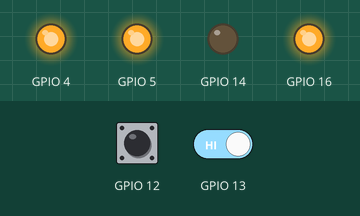
Simulated run of this program. Board: ESP8266 board running MicroPython. Parts: output pins drawn as LEDs (lit = HIGH). The test bench sets the inputs (shaded band); at power-on: GPIO 12 HIGH, GPIO 13 HIGH. The clock reads 2024-03-15 10:24:30 at power-on unless the program sets it; what the program prints to the serial console is not drawn.

Above: at 10.4 s.
10.5 s: GPIO 12 pulled LOW for 3.2 s
At 14.4 s:
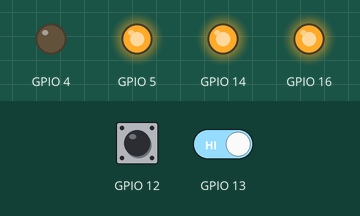
At 19.4 s:
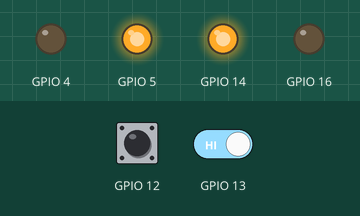
19.5 s: GPIO 12 driven LOW and GPIO 13 driven LOW
At 32.9 s:
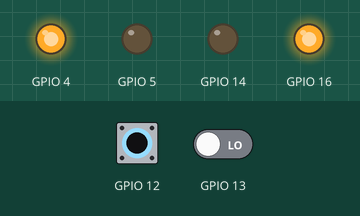
Timing chart, 0 to 39.5 s (numbered marks = the images above; inputs shaded):
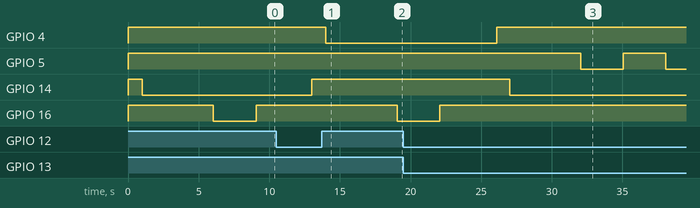

The program:

auto_switch.py
```python
from machine import Pin
import time

# NodeMCU Pinout Mapping
D0 = 16 # Gen start relay
D1 = 5 # Gen stop relay
D2 = 4 # Gen switch relay
D5 = 14 # Mains switch relay

D6 = 12 # Gen on / off signal
D7 = 13 # Mains on / off signal

class Console:
    i = 0

    @property
    def idx(self):
        self.i = 0 if self.i == 9 else self.i+1
        return self.i

    def log(self):
        msg = ""
        msg += "| I = {} | ".format(self.idx)
        msg += "| M = {} | ".format("ON" if mains.isactive else "OFF")
        msg += "G = {} | ".format("ON" if gen.isactive else "OFF")
        msg += "G_START = {} | ".format("ON" if self.ison(gen.start_pin) else "OFF")
        msg += "G_STOP = {} | ".format("ON" if self.ison(gen.stop_pin) else "OFF")
        msg += "G_SWITCH = {} | ".format("ON" if self.ison(gen.activate_pin) else "OFF")
        msg += "M_SWITCH = {} | ".format("ON" if self.ison(mains.activate_pin) else "OFF")
        print(msg, end="\r")

    def sleep(self, t=0, delay=0.09):
        # utility function to update console, while sleeping
        st = time.time()
        while (time.time() - st ) < t:
            self.log()
            time.sleep(delay if t > delay else t)

    def toggle(self, a, b):
        a.deactivate()
        self.sleep(0.3)
        b.activate()

    def off(self, pin):
        # it's a bug, board returns opposite values
        pin.on()

    def on(self, pin):
        # it's a bug, board returns opposite values
        pin.off()

    def ison(self, pin):
        # it's a bug, board returns opposite values
        return (not bool(pin.value()))

    def observe(self, source, t=1):
        self.sleep(t)
        if source.isactive:
            return True
        return False

class Generator(Console):
    def __init__(self, input_pin=D6, activate_pin=D2, start_pin=D0, stop_pin=D1):
        self.input_pin = Pin(input_pin, Pin.IN, Pin.PULL_UP)
        self.activate_pin = Pin(activate_pin, Pin.OUT)
        self.start_pin = Pin(start_pin, Pin.OUT)
        self.stop_pin = Pin(stop_pin, Pin.OUT)

        # set configuration to off by default
        self.off(self.activate_pin)
        self.off(self.start_pin)
        self.off(self.stop_pin)

        self.retry = 3
        self.start_failed = 0
        self.stop_failed = 0
        self.sleep_time = 3 #sec

    @property
    def isactive(self):
        return self.ison(self.input_pin)

    def activate(self):
        self.on(self.activate_pin)

    def deactivate(self):
        self.off(self.activate_pin)

    def reset_failed(self):
        self.start_failed = 0
        self.stop_failed = 0

    def start(self):
        for i in range(self.retry):
            if self.start_failed == self.retry:
                break

            self.on(self.start_pin)
            self.sleep(self.sleep_time)
            self.off(self.start_pin)
            self.sleep(self.sleep_time)

            if self.isactive:
                self.off(self.start_pin)
                break

            self.start_failed += 1

    def stop(self):
        for i in range(self.retry):
            if self.stop_failed == self.retry:
                break

            self.on(self.stop_pin)
            self.sleep(self.sleep_time)
            self.off(self.stop_pin)
            self.sleep(self.sleep_time)

            if not self.isactive:
                self.off(self.stop_pin)
                break

            self.stop_failed += 1

class Mains(Console):
    def __init__(self, input_pin=D7, activate_pin=D5):
        self.input_pin = Pin(input_pin, Pin.IN, Pin.PULL_UP)
        self.activate_pin = Pin(activate_pin, Pin.OUT)

        # set configuration to off by default
        self.off(self.activate_pin)

    @property
    def isactive(self):
        return self.ison(self.input_pin)

    def activate(self):
        self.on(self.activate_pin)

    def deactivate(self):
        self.off(self.activate_pin)

mains = Mains()
gen = Generator()
console = Console()

while True:
    # logic to switch relays
    if mains.isactive:
        gen.reset_failed()
        console.toggle(gen, mains)

    elif gen.isactive:
        gen.reset_failed()
        console.toggle(mains, gen)

    else:
        console.toggle(gen, mains)

    # logic to handle generator
    if (not mains.isactive) and (not gen.isactive):
        # if both mains and generator is off
        if console.observe(mains, t=5):
            # if mains is activated within 5 sec
            # ignore generator start
            continue

        gen.start()

    elif mains.isactive and gen.isactive:
        # if both mains and generator is on
        if not console.observe(mains, t=5):
            # if mains is gone within 5 sec
            # ignore generator stop
            continue

        gen.stop()

    console.sleep(0.3)
```

Measured:
- after the input at 10.5 s, GPIO 4: HIGH → LOW after 3.5 s; GPIO 14: LOW → HIGH after 2.5 s
- after the input at 19.5 s, GPIO 4: LOW → HIGH after 6.6 s instead of 18.6 s; GPIO 5: HIGH → LOW after 12.5 s, → HIGH 3.0 s later, → LOW 3.0 s later; GPIO 14: HIGH → LOW after 7.5 s instead of 19.5 s; GPIO 16: goes on until 22.1 s, then stays HIGH
